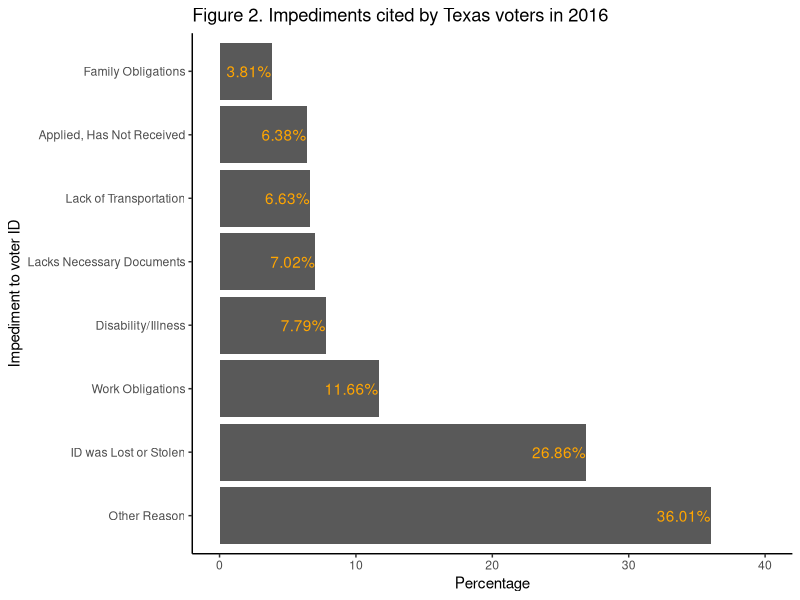
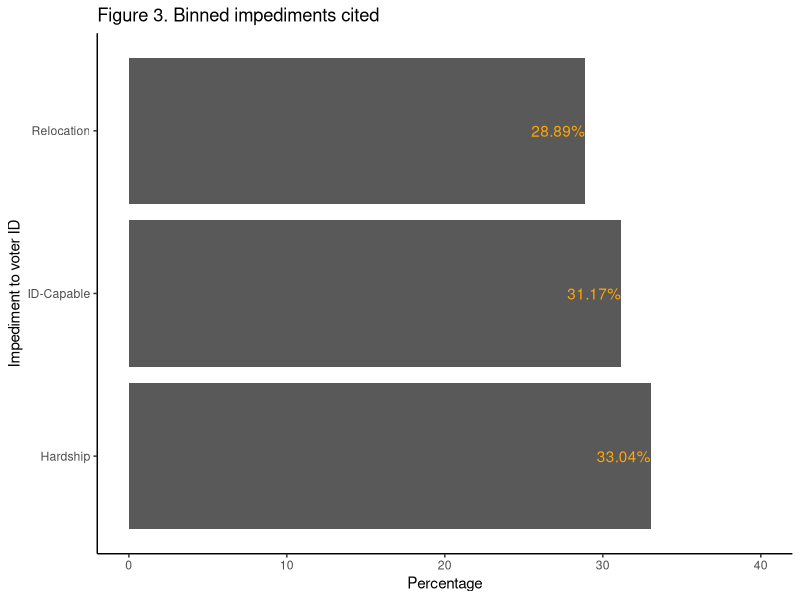
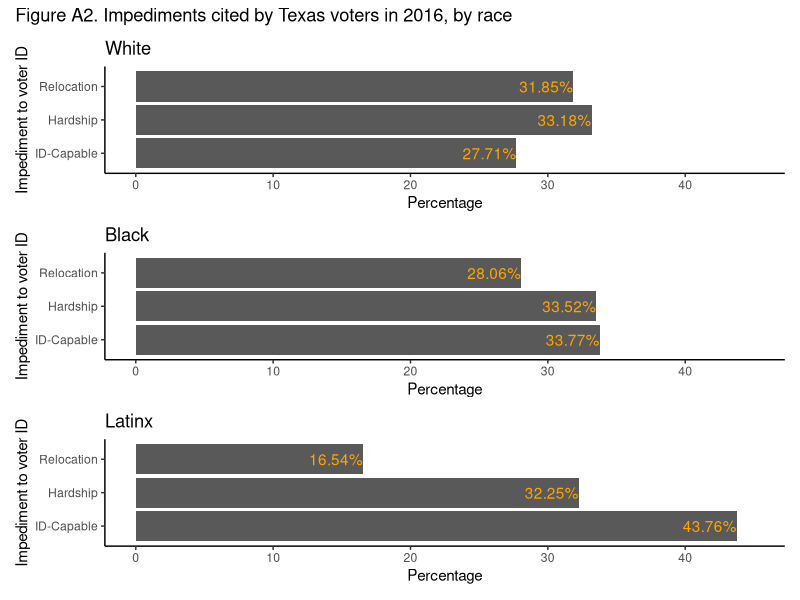

Reproduce these figures in R, in order.
#### Preamble ####
# Purpose: Replication of graphs from the paper "Who Do Voter ID Laws
# Keep from Voting?" (Fraga and Miller 2022).
# Author: Benny Rochwerg
# Date: February 13, 2024
# Contact: 4321benny@gmail.com
# Pre-requisites: Install the tidyverse (Wickham et al. 2019) and patchwork
# (Pedersen 2024) packages. Run the "01-download_data.R" and "02-data_cleaning.R"
# files.

# Some of this code was adapted from Alexander (2023).

#### Loading Packages ####

# install.packages("tidyverse")
# install.packages("patchwork")
library(tidyverse)
library(patchwork)

#### Replicating the Graphs ####

# Loading the cleaned data
reasons_data_cleaned <- read_csv("data/replication/reasons_data_cleaned.csv")

# Replication of Figure 2 from the paper (Fraga and Miller 2022)

# Creating a table containing the relevant voter ID reasons and percentages
figure_2_data <- tibble(
  reason = c("Family Obligations", "Applied, Has Not Received",
             "Lack of Transportation", "Lacks Necessary Documents",
             "Disability/Illness", "Work Obligations",
             "ID was Lost or Stolen", "Other Reason"),
  percent = round((100 * c(mean(reasons_data_cleaned$family),
                    mean(reasons_data_cleaned$applied),
                    mean(reasons_data_cleaned$transport),
                    mean(reasons_data_cleaned$birthcert),
                    mean(reasons_data_cleaned$disability),
                    mean(reasons_data_cleaned$work),
                    mean(reasons_data_cleaned$lost),
                    mean(reasons_data_cleaned$other))), 2))

# Creating data labels to be shown on the graph
figure_2_data_labels <- paste(
  figure_2_data$percent, "%", sep = "")

# Adding the data labels to the data table
figure_2_data <- figure_2_data |>
  mutate(label = figure_2_data_labels)

# Creating the replicated graph
figure_2_replication <-
  ggplot(mapping = aes(x = reorder(figure_2_data$reason, figure_2_data$percent,
                                   decreasing = TRUE),
                       y = figure_2_data$percent)) +
  geom_col() +
  theme_classic() +
  labs(x = "Impediment to voter ID", y = "Percentage",
       title = "Figure 2. Impediments cited by Texas voters in 2016") +
  coord_flip() +
  # The geom_text function used to add the labels to the graph was obtained from
  # R Graphics Cookbook:
  # https://r-graphics.org/recipe-bar-graph-labels
  # The hjust argument used to align the labels was obtained from
  # Cédric Scherer's website:
  # https://www.cedricscherer.com/2021/07/05/a-quick-how-to-on-labelling-bar-graphs-in-ggplot2/
  geom_text(aes(label = figure_2_data$label),
            hjust = c(1, 1, 1, 1, 1, 1, 1, 1),
            colour = "orange") +
  # The expand_limits function used to change the upper limit of the percent
  # axis's scale was obtained from the tidyverse ggplot2 website:
  # https://ggplot2.tidyverse.org/reference/expand_limits.html
  expand_limits(y = 40)

# Displaying the replicated graph
figure_2_replication

# Replication of Figure 3 from the paper (Fraga and Miller 2022)

# Creating a table containing the relevant voter ID reasons and percentages
figure_3_data <- tibble(
  reason = c("Relocation", "Hardship", "ID-Capable"),
  percent = round((100 * c(mean(reasons_data_cleaned$relocation),
                           mean(reasons_data_cleaned$hardship),
                           mean(reasons_data_cleaned$id_capable))), 2))

# Creating data labels to be shown on the graph
figure_3_data_labels <- paste(
  figure_3_data$percent, "%", sep = "")

# Adding the data labels to the data table
figure_3_data <- figure_3_data |>
  mutate(label = figure_3_data_labels)

# Creating the replicated graph
figure_3_replication <-
  ggplot(mapping = aes(x = reorder(figure_3_data$reason, figure_3_data$percent,
                                   decreasing = TRUE),
                       y = figure_3_data$percent)) +
  geom_col() +
  theme_classic() +
  labs(x = "Impediment to voter ID", y = "Percentage",
       title = "Figure 3. Binned impediments cited") +
  coord_flip() +
  # The geom_text function used to add the labels to the graph was obtained from
  # R Graphics Cookbook:
  # https://r-graphics.org/recipe-bar-graph-labels
  # The hjust argument used to align the labels was obtained from
  # Cédric Scherer's website:
  # https://www.cedricscherer.com/2021/07/05/a-quick-how-to-on-labelling-bar-graphs-in-ggplot2/
  geom_text(aes(label = figure_3_data$label),
            hjust = c(1, 1, 1),
            colour = "orange") +
  # The expand_limits function used to change the upper limit of the percent
  # axis's scale was obtained from the tidyverse ggplot2 website:
  # https://ggplot2.tidyverse.org/reference/expand_limits.html
  expand_limits(y = 40)

# Displaying the replicated graph
figure_3_replication

# Replication of Figure A2 from the paper (Fraga and Miller 2022)

# Filtering the cleaned dataset to only include entries with the race "White"
reasons_data_cleaned_white <- reasons_data_cleaned |>
  filter(race == "White")

# Creating a table containing the relevant voter ID reasons and percentages
# for the race "White"
figure_a2_data_white <- tibble(
  reason = c("Relocation", "Hardship", "ID-Capable"),
  percent = round((100 * c(mean(reasons_data_cleaned_white$relocation),
                           mean(reasons_data_cleaned_white$hardship),
                           mean(reasons_data_cleaned_white$id_capable))), 2))

# Creating data labels to be shown on the graph for the race "White"
figure_a2_data_white_labels <- paste(
  figure_a2_data_white$percent, "%", sep = "")

# Adding the data labels to the data table for the race "White"
figure_a2_data_white <- figure_a2_data_white |>
  mutate(label = figure_a2_data_white_labels)

# Creating the replicated graph for the race "White"
figure_a2_white_replication <-
  ggplot(mapping = aes(x = figure_a2_data_white$reason,
                       y = figure_a2_data_white$percent)) +
  geom_col() +
  theme_classic() +
  labs(x = "Impediment to voter ID", y = "Percentage") +
  scale_x_discrete(limits = c("ID-Capable", "Hardship", "Relocation")) +
  coord_flip() +
  # The geom_text function used to add the labels to the graph was obtained from
  # R Graphics Cookbook:
  # https://r-graphics.org/recipe-bar-graph-labels
  # The hjust argument used to align the labels was obtained from
  # Cédric Scherer's website:
  # https://www.cedricscherer.com/2021/07/05/a-quick-how-to-on-labelling-bar-graphs-in-ggplot2/
  geom_text(aes(label = figure_a2_data_white$label),
            hjust = c(1, 1, 1),
            colour = "orange") +
  ggtitle("White") +
  # The expand_limits function used to change the upper limit of the percent
  # axis's scale was obtained from the tidyverse ggplot2 website:
  # https://ggplot2.tidyverse.org/reference/expand_limits.html
  expand_limits(y = 45)

# Filtering the cleaned dataset to only include entries with the race "Black"
reasons_data_cleaned_black <- reasons_data_cleaned |>
  filter(race == "Black")

# Creating a table containing the relevant voter ID reasons and percentages
# for the race "Black"
figure_a2_data_black <- tibble(
  reason = c("Relocation", "Hardship", "ID-Capable"),
  percent = round((100 * c(mean(reasons_data_cleaned_black$relocation),
                           mean(reasons_data_cleaned_black$hardship),
                           mean(reasons_data_cleaned_black$id_capable))), 2))

# Creating data labels to be shown on the graph for the race "Black"
figure_a2_data_black_labels <- paste(
  figure_a2_data_black$percent, "%", sep = "")

# Adding the data labels to the data table for the race "Black"
figure_a2_data_black <- figure_a2_data_black |>
  mutate(label = figure_a2_data_black_labels)

# Creating the replicated graph for the race "Black"
figure_a2_black_replication <-
  ggplot(mapping = aes(x = figure_a2_data_black$reason,
                       y = figure_a2_data_black$percent)) +
  geom_col() +
  theme_classic() +
  labs(x = "Impediment to voter ID", y = "Percentage") +
  scale_x_discrete(limits = c("ID-Capable", "Hardship", "Relocation")) +
  coord_flip() +
  # The geom_text function used to add the labels to the graph was obtained from
  # R Graphics Cookbook:
  # https://r-graphics.org/recipe-bar-graph-labels
  # The hjust argument used to align the labels was obtained from
  # Cédric Scherer's website:
  # https://www.cedricscherer.com/2021/07/05/a-quick-how-to-on-labelling-bar-graphs-in-ggplot2/
  geom_text(aes(label = figure_a2_data_black$label),
            hjust = c(1, 1, 1),
            colour = "orange") +
  ggtitle("Black") +
  # The expand_limits function used to change the upper limit of the percent
  # axis's scale was obtained from the tidyverse ggplot2 website:
  # https://ggplot2.tidyverse.org/reference/expand_limits.html
  expand_limits(y = 45)

# Filtering the cleaned dataset to only include entries with the race "Latinx"
reasons_data_cleaned_latinx <- reasons_data_cleaned |>
  filter(race == "Latinx")

# Creating a table containing the relevant voter ID reasons and percentages
# for the race "Latinx"
figure_a2_data_latinx <- tibble(
  reason = c("Relocation", "Hardship", "ID-Capable"),
  percent = round((100 * c(mean(reasons_data_cleaned_latinx$relocation),
                           mean(reasons_data_cleaned_latinx$hardship),
                           mean(reasons_data_cleaned_latinx$id_capable))), 2))

# Creating data labels to be shown on the graph for the race "Latinx"
figure_a2_data_latinx_labels <- paste(
  figure_a2_data_latinx$percent, "%", sep = "")

# Adding the data labels to the data table for the race "Latinx"
figure_a2_data_latinx <- figure_a2_data_latinx |>
  mutate(label = figure_a2_data_latinx_labels)

# Creating the replicated graph for the race "Latinx"
figure_a2_latinx_replication <-
  ggplot(mapping = aes(x = figure_a2_data_latinx$reason,
                       y = figure_a2_data_latinx$percent)) +
  geom_col() +
  theme_classic() +
  labs(x = "Impediment to voter ID", y = "Percentage") +
  scale_x_discrete(limits = c("ID-Capable", "Hardship", "Relocation")) +
  coord_flip() +
  # The geom_text function used to add the labels to the graph was obtained from
  # R Graphics Cookbook:
  # https://r-graphics.org/recipe-bar-graph-labels
  # The hjust argument used to align the labels was obtained from
  # Cédric Scherer's website:
  # https://www.cedricscherer.com/2021/07/05/a-quick-how-to-on-labelling-bar-graphs-in-ggplot2/
  geom_text(aes(label = figure_a2_data_latinx$label),
            hjust = c(1, 1, 1),
            colour = "orange") +
  ggtitle("Latinx") +
  # The expand_limits function used to change the upper limit of the percent
  # axis's scale was obtained from the tidyverse ggplot2 website:
  # https://ggplot2.tidyverse.org/reference/expand_limits.html
  expand_limits(y = 45)

# Combining the graphs for the three races into one graph
figure_a2_replication <- (figure_a2_white_replication) / (figure_a2_black_replication) / (figure_a2_latinx_replication)

# Adding a title to the combined graph
figure_a2_replication <- figure_a2_replication +
  plot_annotation(title = "Figure A2. Impediments cited by Texas voters in 2016, by race")

# Displaying the replicated graph
figure_a2_replication